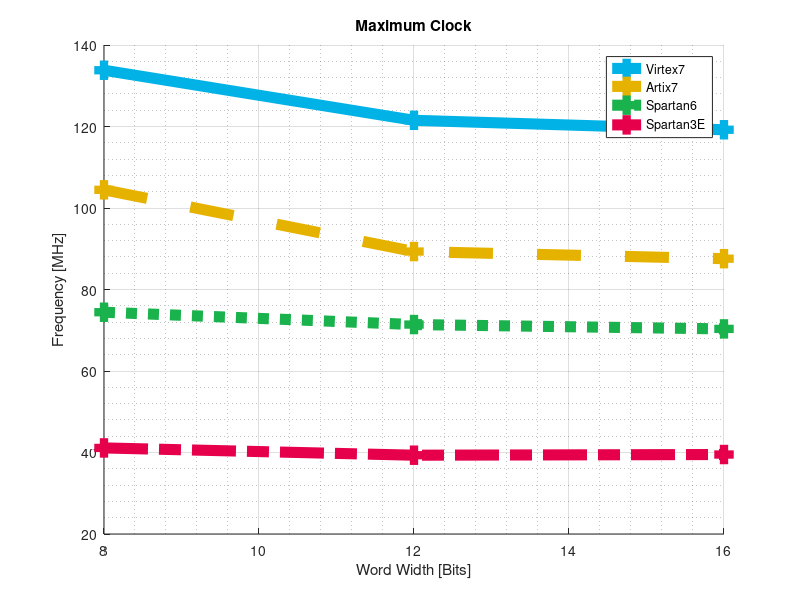
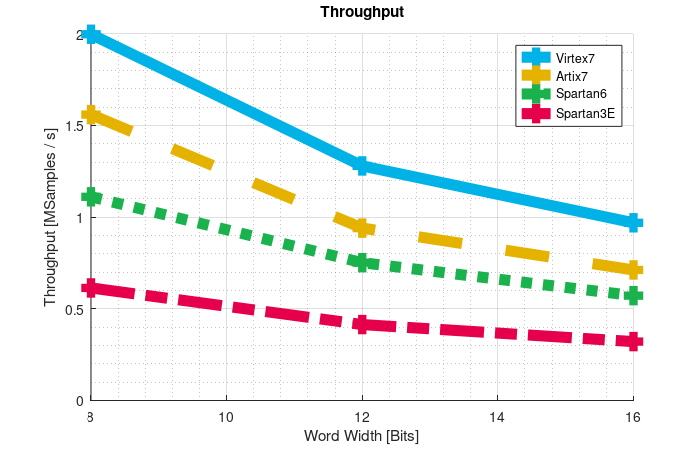
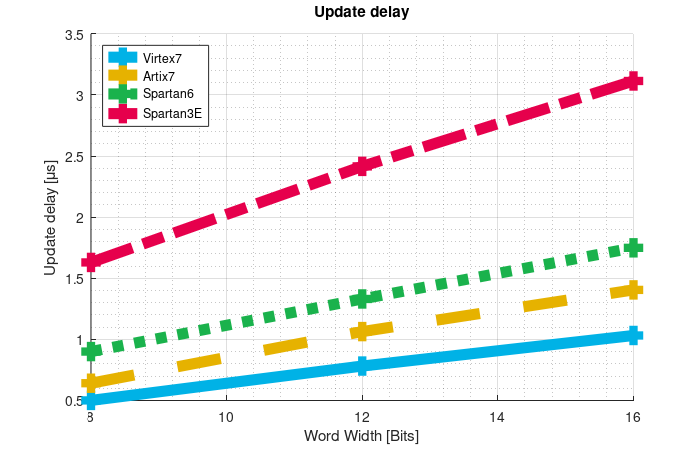
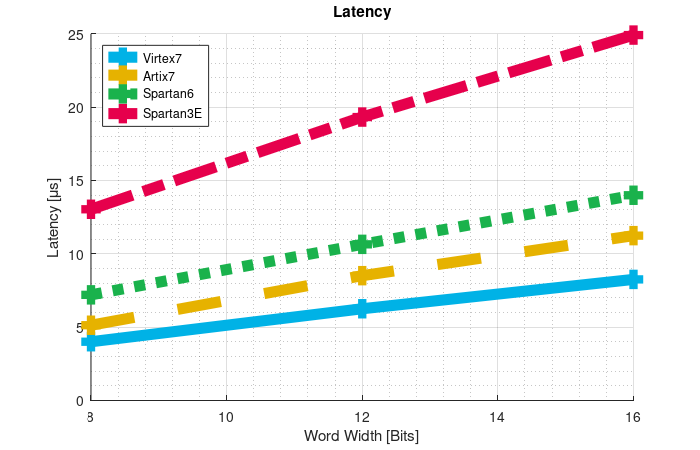

Write the MATLAB code that produced these figures, in order.
%------------------------------------------------------------------------------
% Nombre:		graphs.m
% Autor/es:		Federico Camarda
% Fecha:		20/04/2015
% Descripcion:	Gráficos de resultados de tesis.
%------------------------------------------------------------------------------

% Se inicializa el sistema.
clc;                % Se borra la terminal.
clear all;  		% Se borran las variables.
close all;      	% Se cierran archivos y ventanas abiertas.

% Graphs default parameters.
width  = 7.0;       % Width in inches
height = 4.5;       % Height in inches
lw     = 8;         % LineWidth
msz    = 6;         % MarkerSize

% Figure's properties.
set(0,'defaultLineLineWidth',lw);   % set the default line width to lw
set(0,'defaultLineMarkerSize',msz); % set the default line marker size to msz
set(0,'defaultLineLineWidth',lw);   % set the default line width to lw
set(0,'defaultLineMarkerSize',msz); % set the default line marker size to msz

% Set the default Size for display
defpos = get(0,'defaultFigurePosition');
set(0,'defaultFigurePosition', [defpos(1) defpos(2) width*100, height*100]);

% Set the defaults for saving/printing to a file
set(0,'defaultFigureInvertHardcopy','on'); % This is the default anyway
set(0,'defaultFigurePaperUnits','inches'); % This is the default anyway
defsize = get(gcf, 'PaperSize');
left = (defsize(1)- width)/2;
bottom = (defsize(2)- height)/2;
defsize = [left, bottom, width, height];
set(0, 'defaultFigurePaperPosition', defsize);

%------------------------------------------------------------------------------
%  Parametros de sintesis de FPGA. Cada columna del vector responde a los
%         resultados para 8 bits, 10 bits, 12 bits y 14 bits.
%------------------------------------------------------------------------------

% Bits.
bits_index          = [ 8 , 12 , 16 ];

% Max. Operation Clock in MHz:
max_clock_virtex7   = [ 133.806, 121.522, 119.202 ];
max_clock_artix7    = [ 104.461, 89.314, 87.563   ];
max_clock_spartan6  = [ 74.425, 71.398, 70.332    ];
max_clock_spartan3E = [ 41.120, 39.336, 39.503    ];

figure(1);
hold on;
plot(bits_index, max_clock_virtex7,   '-s',  'Color',[0,0.7,0.9]);
plot(bits_index, max_clock_artix7,    '--s', 'Color',[0.9,0.7,0]);
plot(bits_index, max_clock_spartan6,  ':s',  'Color',[0.1,0.7,0.3]);
plot(bits_index, max_clock_spartan3E, '-.s', 'Color',[0.9,0,0.3]);
hold off;
grid on;
grid minor;
title('Maximum Clock');
legend('Virtex7', 'Artix7', 'Spartan6', 'Spartan3E');
ylabel('Frequency [MHz]');
xlabel('Word Width [Bits]');
print -depsc C05-max_clock.eps

% Max. Operation Clock in MHz:
for i = 1:3
   throughput_virtex7(i)   = max_clock_virtex7(i) / (11 + bits_index(i) * 7);
   throughput_artix7(i)    = max_clock_artix7(i) / (11 + bits_index(i) * 7);
   throughput_spartan6(i)  = max_clock_spartan6(i) / (11 + bits_index(i) * 7);
   throughput_spartan3E(i) = max_clock_spartan3E(i) / (11 + bits_index(i) * 7);
end

figure(2);
hold on;
plot(bits_index, throughput_virtex7,   '-s',  'Color',[0,0.7,0.9]);
plot(bits_index, throughput_artix7,    '--s', 'Color',[0.9,0.7,0]);
plot(bits_index, throughput_spartan6,  ':s',  'Color',[0.1,0.7,0.3]);
plot(bits_index, throughput_spartan3E, '-.s', 'Color',[0.9,0,0.3]);
hold off;
grid on;
grid minor;
title('Throughput');
legend('Virtex7', 'Artix7', 'Spartan6', 'Spartan3E');
ylabel('Throughput [MSamples / s]');
xlabel('Word Width [Bits]');
print -depsc C05-throughput.eps

% Update delay in mili seconds.
delay_virtex7   = 1 ./ throughput_virtex7;
delay_artix7    = 1 ./ throughput_artix7;
delay_spartan6  = 1 ./ throughput_spartan6;
delay_spartan3E = 1 ./ throughput_spartan3E;

figure(3);
hold on;
plot(bits_index, delay_virtex7,   '-s',  'Color',[0,0.7,0.9]);
plot(bits_index, delay_artix7,    '--s', 'Color',[0.9,0.7,0]);
plot(bits_index, delay_spartan6,  ':s',  'Color',[0.1,0.7,0.3]);
plot(bits_index, delay_spartan3E, '-.s', 'Color',[0.9,0,0.3]);
hold off;
grid on;
grid minor;
title('Update delay');
legend('Virtex7', 'Artix7', 'Spartan6', 'Spartan3E','Location','northwest');
ylabel('Update delay [\mus]');
xlabel('Word Width [Bits]');
print -depsc C05-delay.eps

% Latency in mili seconds.
latency_virtex7   = 8 ./ throughput_virtex7;
latency_artix7    = 8 ./ throughput_artix7;
latency_spartan6  = 8 ./ throughput_spartan6;
latency_spartan3E = 8 ./ throughput_spartan3E;

figure(4);
hold on;
plot(bits_index, latency_virtex7,   '-s',  'Color',[0,0.7,0.9]);
plot(bits_index, latency_artix7,    '--s', 'Color',[0.9,0.7,0]);
plot(bits_index, latency_spartan6,  ':s',  'Color',[0.1,0.7,0.3]);
plot(bits_index, latency_spartan3E, '-.s', 'Color',[0.9,0,0.3]);
hold off;
grid on;
grid minor;
title('Latency');
legend('Virtex7', 'Artix7', 'Spartan6', 'Spartan3E','Location','northwest');
ylabel('Latency [\mus]');
xlabel('Word Width [Bits]');
print -depsc C05-latency.eps

% 4 input LUTs
luts_virtex7   = [ 2257, 2619, 3560 ];
luts_artix7    = [ 2218, 2640, 3554 ];
luts_spartan6  = [ 2309, 2699, 3564 ];
luts_spartan3E = [ 3539, 5299, 7053 ];

figure(5);
hold on;
plot(bits_index, luts_virtex7,   '-s',  'Color',[0,0.7,0.9]);
plot(bits_index, luts_artix7,    '--s', 'Color',[0.9,0.7,0]);
plot(bits_index, luts_spartan6,  ':s',  'Color',[0.1,0.7,0.3]);
plot(bits_index, luts_spartan3E, '-.s', 'Color',[0.9,0,0.3]);
hold off;
grid on;
grid minor;
title('Number of Xilinx LUTs used');
legend('Virtex7', 'Artix7', 'Spartan6', 'Spartan3E','Location','northwest');
ylabel('LUTs');
xlabel('Word Width [Bits]');
print -depsc C05-luts.eps

% flip flops.
ff_virtex7   = [ 2323, 3076, 4119 ];
ff_artix7    = [ 2612, 3172, 4269 ];
ff_spartan6  = [ 2647, 3184, 4313 ];
ff_spartan3E = [ 1211, 1793, 2310 ];

figure(6);
hold on;
plot(bits_index, ff_virtex7,   '-s',  'Color',[0,0.7,0.9]);
plot(bits_index, ff_artix7,    '--s', 'Color',[0.9,0.7,0]);
plot(bits_index, ff_spartan6,  ':s',  'Color',[0.1,0.7,0.3]);
plot(bits_index, ff_spartan3E, '-.s', 'Color',[0.9,0,0.3]);
hold off;
grid on;
grid minor;
title('Number of Flip Flops used');
legend('Virtex7', 'Artix7', 'Spartan6', 'Spartan3E','Location','northwest');
ylabel('FFs');
xlabel('Word Width [Bits]');
print -depsc C05-ffs.eps

% Slices.
slices_virtex7   = [ 636,  967,  1306 ];
slices_artix7    = [ 1002, 1036, 1783 ];
slices_spartan6  = [ 794,  1004, 1329 ];
slices_spartan3E = [ 1903, 2856, 3813 ];

figure(7);
hold on;
plot(bits_index, slices_virtex7,   '-s',  'Color',[0,0.7,0.9]);
plot(bits_index, slices_artix7,    '--s', 'Color',[0.9,0.7,0]);
plot(bits_index, slices_spartan6,  ':s',  'Color',[0.1,0.7,0.3]);
plot(bits_index, slices_spartan3E, '-.s', 'Color',[0.9,0,0.3]);
hold off;
grid on;
grid minor;
title('Number of Slices used');
legend('Virtex7', 'Artix7', 'Spartan6', 'Spartan3E','Location','northwest');
ylabel('Slices');
xlabel('Word Width [Bits]');
print -depsc C05-slices.eps

% % Obtencion del numero de iteraciones.
% fid = fopen('hardware_result_matlab.dat', 'rb');
% fseek(fid, 0, 'eof');
% fileSize = ftell(fid);
% frewind(fid);
% data = fread(fid, fileSize, 'uint8');
% numLines = sum(data == 10) + 1
% fclose(fid);
% 
% % Numero de iteraciones.
% I = (numLines-1)/7;
% 
% % Indice.
% index = [1:I];

%------------------------------------------------------------------------------
%                     Resultados de computo de matrices.
%------------------------------------------------------------------------------

%% Lectura de vectores de entrada para 16 bits.
%for i=1:I
%   input_vector_16(1,:,i)=dlmread('input_vector.dat',' ',[(i-1)*7 0 (i-1)*7+6 0]);
%end
%
%% Lectura de matriz con resultados de software para 16 bits.
%for i=1:I
%   soft_matrix_16(:,:,i)=dlmread('software_result_matlab.dat',' ',[(i-1)*7 0 (i-1)*7+6 6]);
%end
%
%% Lectura de matriz con resultados de hardware para 16 bits.
%for i=1:I
%   hard_matrix_16(:,:,i)=dlmread('hardware_result_matlab.dat',' ',[(i-1)*7 0 (i-1)*7+6 6]);
%end

% Computo de matriz de error para 16 bits.
%error_matrix_16 = soft_matrix_16 - hard_matrix_16;

% Gráfico del error maximo.
%error_max_16 = max(max(error_matrix_16));
%figure;
%plot((1:I),error_max_16);

% Grafico de valor maximo de ciclos de clock.
%figure;
%plot(bits,max_clock_virtex7,'-.s',...
%     bits, max_clock_kintex7,'-.s',...
%     bits, max_clock_artix7,'-.s',...
%     bits, max_clock_spartan6,'-.s',...
%     'LineWidth',2,...
%     'MarkerFaceColor',[0.5,0.5,0.5],...
%     'MarkerEdgeColor',[0.1,0.1,0.1])
%     %'MarkerSize',5)
%title('Máximo valor de Clock');
%xlabel('N° de bits de ancho de palabra');
%ylabel('Valor [mSeg]');

